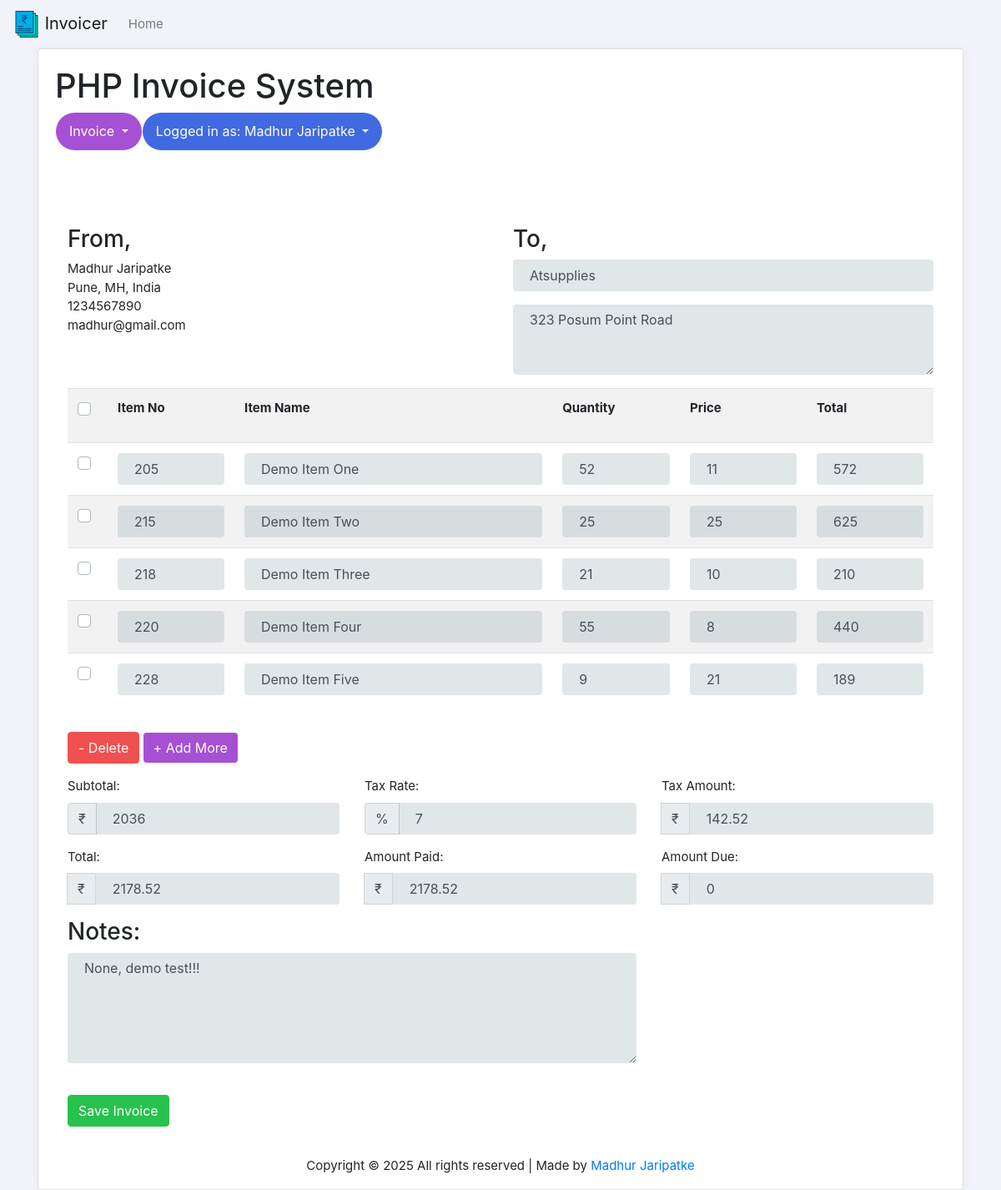
The app's page /edit_invoice.php?update_id=4 (signed in) with its own data.
### tables this page shows
CREATE TABLE `invoice_order` (
  `user_id` int(11) NOT NULL,
  `order_id` int(11) NOT NULL,
  `order_receiver_name` varchar(255) NOT NULL,
  `order_receiver_address` varchar(255) NOT NULL,
  `order_total_before_tax` varchar(255) NOT NULL,
  `order_total_tax` varchar(255) NOT NULL,
  `order_tax_per` varchar(255) NOT NULL,
  `order_total_after_tax` varchar(255) NOT NULL,
  `order_amount_paid` varchar(255) NOT NULL,
  `order_total_amount_due` varchar(255) NOT NULL,
  `order_date` datetime NOT NULL DEFAULT CURRENT_TIMESTAMP,
  `note` varchar(255) NOT NULL
);

CREATE TABLE `invoice_order_item` (
  `order_id` int(11) NOT NULL,
  `item_code` varchar(255) NOT NULL,
  `item_name` varchar(255) NOT NULL,
  `order_item_quantity` varchar(255) NOT NULL,
  `order_item_price` varchar(255) NOT NULL,
  `order_item_final_amount` varchar(255) NOT NULL
);

### Invoice.php (called while the page is built, shortened)
<?php
class Invoice{
	private $host  = 'localhost';
    private $user  = 'root';
    private $password   = "";
    private $database  = "invoice";
    private $invoiceOrderTable = 'invoice_order';
	private $invoiceOrderItemTable = 'invoice_order_item';
	private $dbConnect = false;
    public function __construct(){
        if(!$this->dbConnect){
            $conn = new mysqli($this->host, $this->user, $this->password, $this->database);
            if($conn->connect_error){
                die("Error failed to connect to MySQL: " . $conn->connect_error);
            }else{
                $this->dbConnect = $conn;
            }
        }
    }
	private function getData($sqlQuery) {
		$result = mysqli_query($this->dbConnect, $sqlQuery);
		$data= array();
		while ($row = mysqli_fetch_array($result, MYSQLI_ASSOC)) {
			$data[]=$row;
		}
		return $data;
	}
	public function getInvoice($invoiceId){
		$sqlQuery = "SELECT * FROM ".$this->invoiceOrderTable."
			WHERE user_id = '".$_SESSION['userid']."' AND order_id = '$invoiceId'";
		$result = mysqli_query($this->dbConnect, $sqlQuery);
		$row = mysqli_fetch_array($result, MYSQLI_ASSOC);
		return $row;
	}
	public function getInvoiceItems($invoiceId){
		$sqlQuery = "SELECT * FROM ".$this->invoiceOrderItemTable."
			WHERE order_id = '$invoiceId'";
		return  $this->getData($sqlQuery);
	}
}
?>

### edit_invoice.php (the view, shortened to what this page needs)
<?php
include('header.php');
include 'Invoice.php';
$invoice = new Invoice();
$invoice->checkLoggedIn();
if(!empty($_GET['update_id']) && $_GET['update_id']) {
	$invoiceValues = $invoice->getInvoice($_GET['update_id']);
	$invoiceItems = $invoice->getInvoiceItems($_GET['update_id']);
}
?>
<link href="css/style.css" rel="stylesheet">
<?php include('container.php');?>
<div class="container content-invoice">
    	<div class="cards">
    		<div class="card-bodys">
    			<form action="" id="invoice-form" method="post" class="invoice-form" role="form" novalidate="">
	    	<div class="load-animate animated fadeInUp">
		    	<div class="row">
		    		<div class="col-xs-12">
		    			<h1 class="title">PHP Invoice System</h1>
						<?php include('menu.php');?>
		    		</div>
		    	</div>
		    	<div class="row">
		      		<div class="col-xs-12 col-sm-6 col-md-6 col-lg-6">
		      			<h3>From,</h3>
						<?php echo $_SESSION['user']; ?><br>
						<?php echo $_SESSION['address']; ?><br>
						<?php echo $_SESSION['mobile']; ?><br>
						<?php echo $_SESSION['email']; ?><br>
		      		</div>
		      		<div class="col-xs-12 col-sm-6 col-md-6 col-lg-6">
		      			<h3>To,</h3>
		      			<div class="form-group">
							<input value="<?php echo $invoiceValues['order_receiver_name']; ?>" type="text" class="form-control" name="companyName" id="companyName" placeholder="Company Name" autocomplete="off">
						</div>
						<div class="form-group">
							<textarea class="form-control" rows="3" name="address" id="address" placeholder="Your Address"><?php echo
							 $invoiceValues['order_receiver_address']; ?></textarea>
						</div>
		      		</div>
		      	</div>
		      	<div class="row">
		      		<div class="col-xs-12 col-sm-12 col-md-12 col-lg-12">
		      			<table class="table table-condensed table-striped" id="invoiceItem">
							<tr>
								<th width="2%">
								  <div class="custom-control custom-checkbox mb-3">
                                  </div>
                                </th>
								<th width="15%">Item No</th>
								<th width="38%">Item Name</th>
								<th width="15%">Quantity</th>
								<th width="15%">Price</th>
								<th width="15%">Total</th>
							</tr>
							<?php
							$count = 0;
							foreach($invoiceItems as $invoiceItem){
								$count++;
							?>
							<tr>
								<td><div class="custom-control custom-checkbox">
		                        </div></td>
								<td><input type="text" value="<?php echo $invoiceItem["item_code"]; ?>" name="productCode[]" id="productCode_<?php echo $count; ?>" class="form-control" autocomplete="off"></td>
								<td><input type="text" value="<?php echo $invoiceItem["item_name"]; ?>" name="productName[]" id="productName_<?php echo $count; ?>" class="form-control" autocomplete="off"></td>
								<td><input type="number" value="<?php echo $invoiceItem["order_item_quantity"]; ?>" name="quantity[]" id="quantity_<?php echo $count; ?>" class="form-control quantity" autocomplete="off"></td>
								<td><input type="number" value="<?php echo $invoiceItem["order_item_price"]; ?>" name="price[]" id="price_<?php echo $count; ?>" class="form-control price" autocomplete="off"></td>
								<td><input type="number" value="<?php echo $invoiceItem["order_item_final_amount"]; ?>" name="total[]" id="total_<?php echo $count; ?>" class="form-control total" autocomplete="off"></td>
							</tr>
							<?php } ?>
						</table>
		      		</div>
		      	</div>
		      	<div class="row mt-3 mb-3">
		      		<div class="col-xs-12 col-sm-3 col-md-3 col-lg-3">
		      			<button class="btn btn-danger delete" id="removeRows" type="button">- Delete</button>
		      			<button class="btn btn-invoice border-0" id="addRows" type="button">+ Add More</button>
		      		</div>
		      	</div>
		      	<div class="row">
				 	    <div class="col-xs-12 col-sm-4 col-md-4 col-lg-4">
							<div class="form-group">
								<label>Subtotal: &nbsp;</label>
								<div class="input-group">
									<div class="input-group-prepend currency">
										<span class="input-group-text currency">₹</span>
									</div>
									<input value="<?php echo $invoiceValues['order_total_before_tax']; ?>" type="number" class="form-control" name="subTotal" id="subTotal" placeholder="Subtotal">
								</div>
							</div>
						</div>
						<div class="col-xs-12 col-sm-4 col-md-4 col-lg-4">
							<div class="form-group">
								<label>Tax Rate: &nbsp;</label>
								<div class="input-group">
								<div class="input-group-prepend">
									<span class="input-group-text">%</span>
								</div>
									<input value="<?php echo $invoiceValues['order_tax_per']; ?>" type="number" class="form-control" name="taxRate" id="taxRate" placeholder="Tax Rate">
								</div>
							</div>
						</div>
						<div class="col-xs-12 col-sm-4 col-md-4 col-lg-4">
							<div class="form-group">
								<label>Tax Amount: &nbsp;</label>
								<div class="input-group">
									<div class="input-group-append currency"><span class="input-group-text">₹</span></div>
									<input value="<?php echo $invoiceValues['order_total_tax']; ?>" type="number" class="form-control" name="taxAmount" id="taxAmount" placeholder="Tax Amount">
								</div>
							</div>
							</div>
							<div class="col-xs-12 col-sm-4 col-md-4 col-lg-4">
							<div class="form-group">
								<label>Total: &nbsp;</label>
								<div class="input-group">
									<div class="input-group-append currency"><span class="input-group-text">₹</span></div>
									<input value="<?php echo $invoiceValues['order_total_after_tax']; ?>" type="number" class="form-control" name="totalAftertax" id="totalAftertax" placeholder="Total">
								</div>
							</div>
							</div>
							<div class="col-xs-12 col-sm-4 col-md-4 col-lg-4">
							<div class="form-group">
								<label>Amount Paid: &nbsp;</label>
								<div class="input-group">
									<div class="input-group-append currency"><span class="input-group-text">₹</span></div>
									<input value="<?php echo $invoiceValues['order_amount_paid']; ?>" type="number" class="form-control" name="amountPaid" id="amountPaid" placeholder="Amount Paid">
								</div>
							</div>
							</div>
							<div class="col-xs-12 col-sm-4 col-md-4 col-lg-4">
							<div class="form-group">
								<label>Amount Due: &nbsp;</label>
								<div class="input-group">
									<div class="input-group-append currency"><span class="input-group-text">₹</span></div>
									<input value="<?php echo $invoiceValues['order_total_amount_due']; ?>" type="number" class="form-control" name="amountDue" id="amountDue" placeholder="Amount Due">
								</div>
							</div>
							</div>
		     		<div class="col-xs-12 col-sm-8 col-md-8 col-lg-8">
		      			<h3>Notes: </h3>
		      			<div class="form-group">
							<textarea class="form-control txt" rows="5" name="notes" id="notes" placeholder="Your Notes"><?php echo $invoiceValues['note']; ?></textarea>
						</div>
						<br>
						<div class="form-group">
			      			<input data-loading-text="Updating Invoice..." type="submit" name="invoice_btn" value="Save Invoice" class="btn btn-success submit_btn invoice-save-btm">
			      		</div>
		      		</div>
		      	</div>
	      	</div>
		</form>
    		</div>
    	</div>
    </div>
</div>
<?php include('footer.php');?>

### css/style.css (style rules this page uses)
html { background-color: transparent; position: relative; min-height: 100%; }
body { font-size: 15px; line-height: 1.5; }
.btn-success, .panel-success { background-color: #27c24c !important; border-color: #27c24c !important; color: #fff !important; }
.btn-invoice { border-color: #7266ba; color: #fff !important; background-color: #a650d4; }
.btn-danger, .panel-danger { background-color: #f05050; border-color: #f05050; color: #fff !important; }
input[type="number"] { -moz-appearance: textfield; }
.form-control { border: none; background-color: rgba(96, 125, 139, 0.19); padding-left: 1.25rem; padding-right: 1.25rem; -webkit-transition: background-color 0.3s ease; transition: background-color 0.3s ease; }
body { background: #f2f3f8; }

### records on screen
invoice_order: companyName "Atsupplies", address "323 Posum Point Road", subTotal "2036", taxRate "7", taxAmount "142.52", totalAftertax "2178.52", amountPaid "2178.52", amountDue "0", notes "None, demo test!!!"
invoice_order_item: item_code "205", item_name "Demo Item One", order_item_quantity "52", order_item_price "11", order_item_final_amount "572"
invoice_order_item: item_code "215", item_name "Demo Item Two", order_item_quantity "25", order_item_price "25", order_item_final_amount "625"
invoice_order_item: item_code "218", item_name "Demo Item Three", order_item_quantity "21", order_item_price "10", order_item_final_amount "210"
invoice_order_item: item_code "220", item_name "Demo Item Four", order_item_quantity "55", order_item_price "8", order_item_final_amount "440"
invoice_order_item: item_code "228", item_name "Demo Item Five", order_item_quantity "9", order_item_price "21", order_item_final_amount "189"

### other values on screen
$_SESSION['user'] "Madhur Jaripatke"
$_SESSION['address'] "Pune, MH, India"
$_SESSION['mobile'] "1234567890"
$_SESSION['email'] "madhur@gmail.com"
